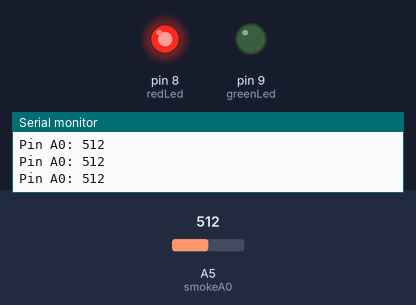
A sketch run on a simulated Arduino Uno, built with avr-gcc and run on an emulated ATmega328P. Shown: output pins drawn as LEDs (lit = HIGH), the last lines printed to the serial monitor. The inputs (shaded band) are chosen by the test bench; at power-on: A5 (smokeA0) = 512.

Above: at 1.2 s.
1.3 s: A5 (smokeA0) set to 407
2.8 s: A5 (smokeA0) set to 390
At 3.1 s:
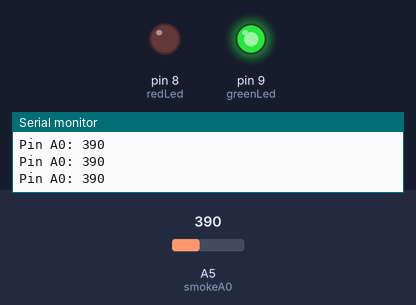
4.3 s: A5 (smokeA0) set to 410
At 5.5 s:
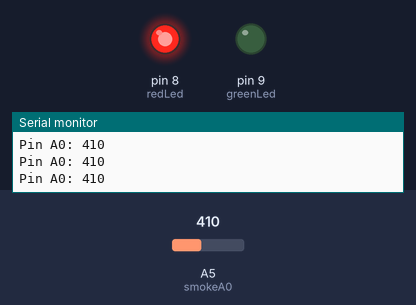
5.8 s: A5 (smokeA0) set to 306
At 7.0 s:
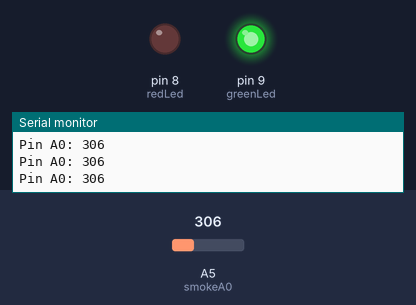
Timing chart, 0 to 8.3 s (numbered marks = the images above; inputs shaded):
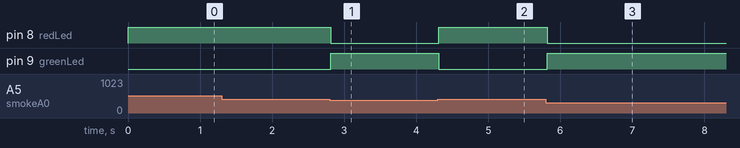

Measured:
- the behaviour switches between 401 and 400 on A5 (smokeA0) (found by bisection; images 0 and 1)
- after the input at 2.8 s, pin 8 (redLed): HIGH → LOW at once; pin 9 (greenLed): LOW → HIGH at once
- after the input at 4.3 s, pin 8 (redLed): LOW → HIGH at once; pin 9 (greenLed): HIGH → LOW at once
- after the input at 5.8 s, pin 8 (redLed): HIGH → LOW at once; pin 9 (greenLed): LOW → HIGH at once

The sketch:

gas.ino
```cpp
int redLed = 8;
int greenLed = 9;
//int buzzer = 10;
int smokeA0 = A5;
// Your threshold value
int sensorThres = 400;

void setup() {
  pinMode(redLed, OUTPUT);
  pinMode(greenLed, OUTPUT);
  //pinMode(buzzer, OUTPUT);
  pinMode(smokeA0, INPUT);
  Serial.begin(9600);
}

void loop() {
  int analogSensor = analogRead(smokeA0);

  Serial.print("Pin A0: ");
  Serial.println(analogSensor);
  // Checks if it has reached the threshold value
  if (analogSensor > sensorThres)
  {
    digitalWrite(redLed, HIGH);
    digitalWrite(greenLed, LOW);
    //tone(buzzer, 1000, 200);
  }
  else
  {
    digitalWrite(redLed, LOW);
    digitalWrite(greenLed, HIGH);
    //noTone(buzzer);
  }
  delay(100);
}
```
